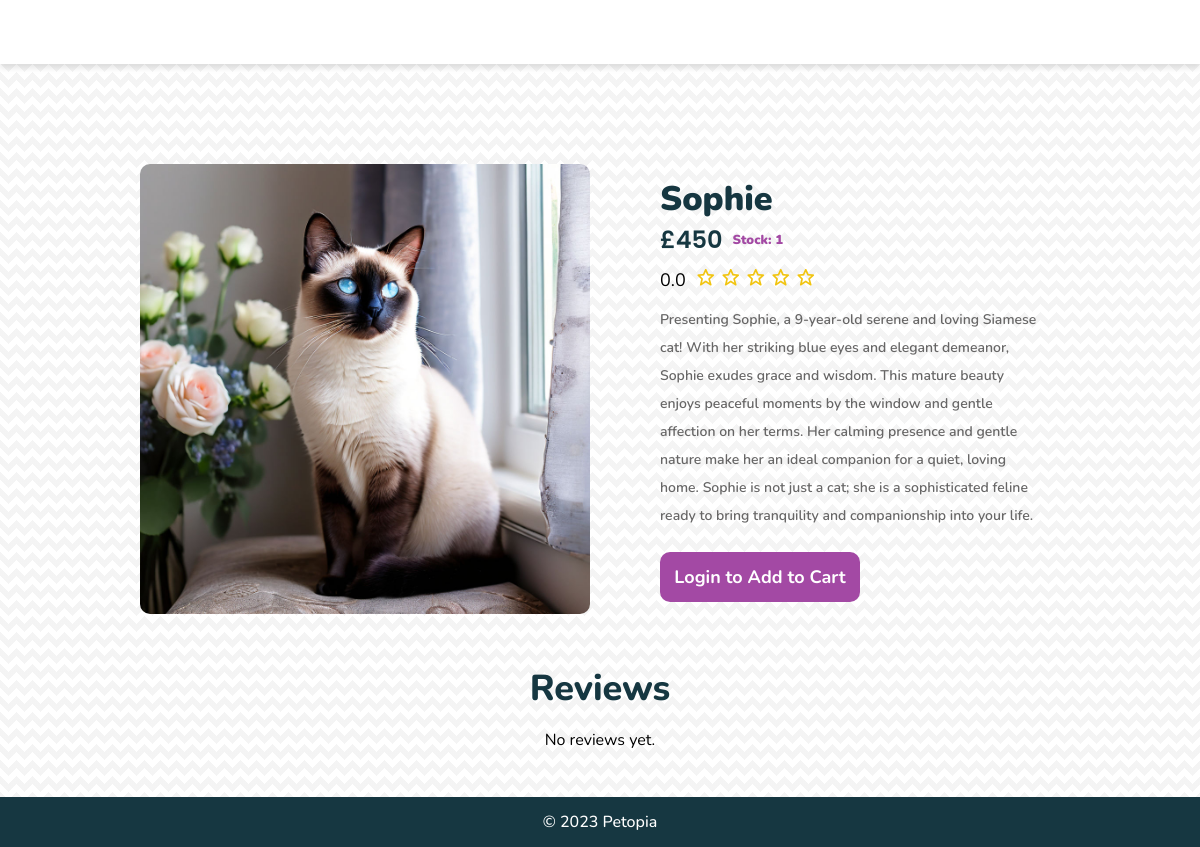
The app's page /item.php?Product_ID=5 with its own data.
### tables this page shows
CREATE TABLE `product` (
  `Product_ID` int(10) NOT NULL,
  `Name` varchar(60) NOT NULL,
  `Price` int(20) NOT NULL,
  `Num_In_Stock` int(10) UNSIGNED NOT NULL,
  `Description` varchar(500) NOT NULL,
  `Image` varchar(200) DEFAULT NULL
);

### php/mainLogCheck.php (called while the page is built, shortened)
<?php
$b=False;
?>

### item.php (the view, shortened to what this page needs)
<?php
require_once "php/mainLogCheck.php";
$tempPID = $_GET["Product_ID"];
?>
<!DOCTYPE html>
<html lang="en">
<head>
    <link href="css/item.css" rel="stylesheet" type="text/css">
    <link href='https://unpkg.com/boxicons@2.1.4/css/boxicons.min.css' rel='stylesheet'>
    <link href="css/navigation.css" rel="stylesheet" type="text/css">
    <link rel="stylesheet" href="css/footer.css">
    <link rel="stylesheet" href="https://unpkg.com/flickity@2/dist/flickity.min.css">
    <link rel="stylesheet" href="templates/hero-banner.css">
</head>
<body>
    <header></header>
    <main>
        <section class="item-section">
            <div class="item-image">
                <img src="assets/ProductImages/ImageID_<?php echo $tempPID; ?>.jpeg" alt="">
            </div>
            <div class="right-container">
                <?php
                require_once "php/connectdb.php";
                try {
                    $productQuery =
                        "SELECT * from  product WHERE Product_ID LIKE " .
                        " '" .
                        $tempPID .
                        "'";
                    $rows = $db->query($productQuery);
                    if ($rows && $rows->rowCount() > 0) {
                        foreach ($rows as $row) { ?>
                                <h4 class="title-text"><?php echo $row[
                                    "Name"
                                ]; ?></h4>
                                <div class="price-stock-container">
                                    <h5 class="price-text">£<?php echo $row[
                                        "Price"
                                    ]; ?></h5>
                                    <p class="in-stock-text">Stock: <?php
                                    $adjustedStock = $row["Num_In_Stock"];
                                    echo max(0, $adjustedStock);
                                    ?></p>
                                </div>
                                <div class="item-rating-container">
                                <p><?php
                                $avgRatingQuery = "SELECT AVG(rating) as averageRating FROM reviews WHERE Product_ID = ?";
                                $stmt = $db->prepare($avgRatingQuery);
                                $stmt->execute([$tempPID]);
                                $avgRatingResult = $stmt->fetch(PDO::FETCH_ASSOC);
                                $averageRating = round($avgRatingResult['averageRating'] * 2) / 2;
                                echo number_format($averageRating, 1); ?></p>
                                <div class="item-rating-stars">
                                        <?php
                                        for ($i = 0; $i < 5; $i++) {
                                            if ($averageRating >= ($i + 1)) {
                                                echo '<i class="bx bxs-star" style="color: #f1c40f;"></i>';
                                            } elseif ($averageRating >= ($i + 0.5)) {
                                                echo '<i class="bx bxs-star-half" style="color: #f1c40f;"></i>';
                                            } else {
                                                echo '<i class="bx bx-star" style="color: #f1c40f;"></i>';
                                            }
                                        }
                                        ?>
                                    </div>
                                </div>
                                <p class="desc-text"><?php echo $row[
                                    "Description"
                                ]; ?></p>
                                <div class="item-bottom-container">
                                <?php if ($b == true) {
                                    if ($adjustedStock > 0) {
                                        echo "<form method='post' action='products.php'>";
                                        echo '<input type="hidden" name="productID" value="' .
                                            $row["Product_ID"] .
                                            '">';
                                        echo '<input type="hidden" name="quantity" value="1">';
                                        echo '<button class="add-cart-btn" type="submit" name="add">Add to Cart<div class="bx bx-cart-add"></div></button>';
                                        echo "</form>";
                                    } else {
                                        echo '<button class="add-cart-btn" disabled>Out of Stock</button>';
                                    }
                                } else {
                                    echo '<button class="add-cart-btn" onclick="location.href=\'login.php\'">Login to Add to Cart</button>';
                                } ?>
                        <?php }
                    } else {
                        echo "<p>No matching Product.</p>\n";
                    }
                } catch (PDOexception $ex) {
                    echo "Sorry, a database error occurred! <br>";
                    echo "Error details: <em>" . $ex->getMessage() . "</em>";
                }
                ?>
            </div>
        </section>
        <section class="reviews-section">
            <h2 class="reviews-heading">Reviews</h2>
            <div class="reviews-template">
                <?php require_once('php/reviews_template.php');?>
            </div>
        </section>
    </main>
</body>
<footer>
    &copy; 2023 Petopia
</footer>
</body>
</html>

### css/item.css (style rules this page uses)
main { min-height: calc(100vh - 134px); display: flex; flex-direction: column; justify-content: center; align-items: center; background-image: linear-gradient(135deg, rgba(228, 228, 228, 0.4) 25%, transparent 25%), linear-gradient(225deg, rgba(228, 228, 228, 0.4) 25%, transparent 25%), linear-gradient(45deg, rgba(228, 228, 228, 0.4) 25%, transparent 25%), linear-gradient(315deg, rgba(228, 228, 228, 0.4) 25%, #ffffff 25%); background-position: 8px 0, 8px 0, 0 0, 0 0; background-size: 16px 16px; background-repeat: repeat; }
.item-section { padding-top: 100px; padding-bottom: 50px; display: flex; justify-content: center; align-items: center; flex-wrap: wrap; gap: 70px; }
.item-image { width: 500px; height: 500px; }
.item-image img { width: 100%; height: 100%; object-fit: cover; border-radius: 10px; }
.right-container { display: flex; flex-direction: column; width: 400px; }
.title-text { margin: 0; font-size: 34px; color: #163741; margin-top: 0px; font-weight: 900; }
.price-stock-container { display: flex; flex-direction: row; align-items: center; }
.price-text { margin: 0; font-size: 24px; font-weight: 600; color: #163741; font-family: 'Poppins', sans-serif; }
.in-stock-text { font-size: 13px; color: #a349a4; margin-bottom: 0; margin-left: 10px; margin-top: 0px; font-style: normal; font-weight: 900; text-transform: inherit; }
.desc-text { font-weight: 400; line-height: 28px; color: #676666; font-weight: 600; font-size: 14px; margin-right: 20px; margin-bottom: 22px; }
.add-cart-btn { width: 200px; height: 50px; background-color: #a349a4; border: none; border-radius: 10px; cursor: pointer; color: white; font-weight: 700; font-family: Nunito, sans-serif; transition: 0.2s; font-size: 18px; position: relative; }
.item-rating-container { padding-top: 10px; display: flex; align-items: center; }
.item-rating-stars i { font-size: 20px; color: #f1c40f; margin-right: 5px; }
.item-rating-container p { margin: 0; margin-right: 10px; font-size: 18px; }
.reviews-section { display: flex; justify-content: center; align-items: start; flex-direction: column; }
.reviews-heading { color: #163741; font-weight: 800; font-size: 36px; margin: 0; }
.reviews-template { padding-left: 20px; padding-right: 20px; padding-bottom: 30px; display: flex; justify-content: center; align-items: center; flex-direction: column; gap: 20px; }
@media screen and (max-width: 1200px) { main { min-height: calc(100vh - 114px); } }
@media screen and (max-width: 1200px) { .item-image { width:450px; height: 450px; } }
@media screen and (max-width: 1200px) { .reviews-section { align-items: center; } }

### css/navigation.css (style rules this page uses)
body { margin: 0; font-family: 'Nunito', sans-serif; overflow-x: hidden; padding-top: 84px; }
header { width: 100%; height: auto; display: flex; justify-content: space-evenly; align-items: center; flex-direction: column; z-index: 9999; position: fixed; top: 0; box-shadow: 0 4px 6px rgba(0, 0, 0, 0.1); }
@media (max-width: 1200px) { body { padding-top: 64px; } }
@media (max-width: 1200px) { header { justify-content: space-between; height: 64px; } }

### css/footer.css (style rules this page uses)
footer { width: 100%; height: 50px; background-color: #163741; color: white; font-weight: 500; display: flex; justify-content: center; align-items: center; }

### templates/hero-banner.css (style rules this page uses)
body, html { overflow-x: hidden; }

### records on screen
product: Name "Sophie", Price "450", Num_In_Stock "1", averageRating "0.0", Description "Presenting Sophie, a 9-year-old serene and loving Siamese cat! With her striking blue eyes and elegant demeanor, Sophie exudes grace and wisdom. This mature beauty enjoys peaceful moments by the window and gentle affection on her terms. Her calming presence and gentle nature make her an ideal companion for a quiet, loving home. Sophie is not just a cat; she is a sophisticated feline ready to bring tranquility and companionship into your life."
